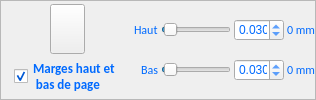
    <widget class="QFrame" name="frameFooterHeaderMargins">
     <property name="enabled">
      <bool>true</bool>
     </property>
     <property name="sizePolicy">
      <sizepolicy hsizetype="Minimum" vsizetype="Preferred">
       <horstretch>0</horstretch>
       <verstretch>0</verstretch>
      </sizepolicy>
     </property>
     <property name="minimumSize">
      <size>
       <width>0</width>
       <height>100</height>
      </size>
     </property>
     <property name="styleSheet">
      <string notr="true"/>
     </property>
     <property name="frameShape">
      <enum>QFrame::StyledPanel</enum>
     </property>
     <property name="frameShadow">
      <enum>QFrame::Raised</enum>
     </property>
     <layout class="QGridLayout" name="gridLayout_29">
      <property name="leftMargin">
       <number>0</number>
      </property>
      <property name="topMargin">
       <number>3</number>
      </property>
      <property name="rightMargin">
       <number>0</number>
      </property>
      <property name="bottomMargin">
       <number>3</number>
      </property>
      <property name="spacing">
       <number>3</number>
      </property>
      <item row="1" column="1" rowspan="2">
       <widget class="QFrame" name="frameFooterHeaderMargins_sub2">
        <property name="minimumSize">
         <size>
          <width>0</width>
          <height>0</height>
         </size>
        </property>
        <property name="styleSheet">
         <string notr="true">.QFrame{
    border: 0px solid gray;
    border-radius: 0px;
}</string>
        </property>
        <property name="frameShape">
         <enum>QFrame::StyledPanel</enum>
        </property>
        <property name="frameShadow">
         <enum>QFrame::Raised</enum>
        </property>
        <layout class="QGridLayout" name="gridLayout_30">
         <property name="leftMargin">
          <number>0</number>
         </property>
         <property name="topMargin">
          <number>0</number>
         </property>
         <property name="rightMargin">
          <number>0</number>
         </property>
         <property name="bottomMargin">
          <number>0</number>
         </property>
         <property name="spacing">
          <number>3</number>
         </property>
         <item row="1" column="2">
          <widget class="QDoubleSpinBox" name="dsbFooterMargin">
           <property name="maximumSize">
            <size>
             <width>50</width>
             <height>16777215</height>
            </size>
           </property>
           <property name="toolTip">
            <string>Ratio de la marge intérieure verticale</string>
           </property>
           <property name="styleSheet">
            <string notr="true">

QWidget {
  
	color : rgb(0,106,255);
     font:  bold 10 ptCalibri;


 }


QWidget:!enabled {
  
	color : rgb(150,150,150);

     font:  bold 10 ptCalibri;
 }
</string>
           </property>
           <property name="decimals">
            <number>3</number>
           </property>
           <property name="maximum">
            <double>1.000000000000000</double>
           </property>
           <property name="singleStep">
            <double>0.003000000000000</double>
           </property>
           <property name="value">
            <double>0.030000000000000</double>
           </property>
          </widget>
         </item>
         <item row="0" column="0" alignment="Qt::AlignRight">
          <widget class="QLabel" name="laHeader">
           <property name="minimumSize">
            <size>
             <width>0</width>
             <height>0</height>
            </size>
           </property>
           <property name="styleSheet">
            <string notr="true">

QWidget {
  
	color : rgb(0,106,255);
     font:  9pt Calibri;


 }


QWidget:!enabled {
  
	color : rgb(150,150,150);
     font:  9pt Calibri;
 }
QWidget {
  
	color : rgb(0,106,255);
    font:  9pt Calibri;

 }


</string>
           </property>
           <property name="text">
            <string>Haut</string>
           </property>
          </widget>
         </item>
         <item row="0" column="2">
          <widget class="QDoubleSpinBox" name="dsbHeaderMargin">
           <property name="maximumSize">
            <size>
             <width>50</width>
             <height>16777215</height>
            </size>
           </property>
           <property name="toolTip">
            <string>Ratio de la marge intérieure horizontale</string>
           </property>
           <property name="styleSheet">
            <string notr="true">

QWidget {
  
	color : rgb(0,106,255);
     font:  bold 10 ptCalibri;


 }


QWidget:!enabled {
  
	color : rgb(150,150,150);

     font:  bold 10 ptCalibri;
 }
</string>
           </property>
           <property name="decimals">
            <number>3</number>
           </property>
           <property name="maximum">
            <double>1.000000000000000</double>
           </property>
           <property name="singleStep">
            <double>0.003000000000000</double>
           </property>
           <property name="value">
            <double>0.030000000000000</double>
           </property>
          </widget>
         </item>
         <item row="1" column="1">
          <widget class="QSlider" name="hsFooterMargin">
           <property name="minimumSize">
            <size>
             <width>0</width>
             <height>0</height>
            </size>
           </property>
           <property name="maximumSize">
            <size>
             <width>70</width>
             <height>16777215</height>
            </size>
           </property>
           <property name="toolTip">
            <string>Ratio de la marge intérieure verticale</string>
           </property>
           <property name="maximum">
            <number>10000</number>
           </property>
           <property name="value">
            <number>300</number>
           </property>
           <property name="orientation">
            <enum>Qt::Horizontal</enum>
           </property>
          </widget>
         </item>
         <item row="0" column="1">
          <widget class="QSlider" name="hsHeaderMargin">
           <property name="minimumSize">
            <size>
             <width>0</width>
             <height>0</height>
            </size>
           </property>
           <property name="maximumSize">
            <size>
             <width>70</width>
             <height>16777215</height>
            </size>
           </property>
           <property name="toolTip">
            <string>Ratio de la marge intérieure horizontale</string>
           </property>
           <property name="maximum">
            <number>10000</number>
           </property>
           <property name="value">
            <number>300</number>
           </property>
           <property name="sliderPosition">
            <number>300</number>
           </property>
           <property name="orientation">
            <enum>Qt::Horizontal</enum>
           </property>
          </widget>
         </item>
         <item row="0" column="3">
          <widget class="QLabel" name="laHeaderMM">
           <property name="maximumSize">
            <size>
             <width>60</width>
             <height>16777215</height>
            </size>
           </property>
           <property name="styleSheet">
            <string notr="true">

QWidget {
  
	color : rgb(0,106,255);
     font:  9pt Calibri;


 }


QWidget:!enabled {
  
	color : rgb(150,150,150);
     font:  9pt Calibri;
 }
QWidget {
  
	color : rgb(0,106,255);
    font:  9pt Calibri;

 }


</string>
           </property>
           <property name="text">
            <string>0 mm</string>
           </property>
          </widget>
         </item>
         <item row="1" column="3">
          <widget class="QLabel" name="laFooterMM">
           <property name="maximumSize">
            <size>
             <width>60</width>
             <height>16777215</height>
            </size>
           </property>
           <property name="styleSheet">
            <string notr="true">

QWidget {
  
	color : rgb(0,106,255);
     font:  9pt Calibri;


 }


QWidget:!enabled {
  
	color : rgb(150,150,150);
     font:  9pt Calibri;
 }
QWidget {
  
	color : rgb(0,106,255);
    font:  9pt Calibri;

 }


</string>
           </property>
           <property name="text">
            <string>0 mm</string>
           </property>
          </widget>
         </item>
         <item row="1" column="0" alignment="Qt::AlignRight">
          <widget class="QLabel" name="laFooter">
           <property name="styleSheet">
            <string notr="true">

QWidget {
  
	color : rgb(0,106,255);
     font:  9pt Calibri;


 }


QWidget:!enabled {
  
	color : rgb(150,150,150);
     font:  9pt Calibri;
 }
QWidget {
  
	color : rgb(0,106,255);
    font:  9pt Calibri;

 }


</string>
           </property>
           <property name="text">
            <string>Bas</string>
           </property>
          </widget>
         </item>
        </layout>
       </widget>
      </item>
      <item row="1" column="0" rowspan="2">
       <widget class="QFrame" name="frameFooterHeaderMargins_sub1">
        <property name="minimumSize">
         <size>
          <width>130</width>
          <height>0</height>
         </size>
        </property>
        <property name="styleSheet">
         <string notr="true">.QFrame{
    border: 0px solid gray;
    border-radius: 0px;
}</string>
        </property>
        <property name="frameShape">
         <enum>QFrame::StyledPanel</enum>
        </property>
        <property name="frameShadow">
         <enum>QFrame::Raised</enum>
        </property>
        <layout class="QVBoxLayout" name="verticalLayout_26">
         <property name="spacing">
          <number>3</number>
         </property>
         <property name="leftMargin">
          <number>3</number>
         </property>
         <property name="topMargin">
          <number>0</number>
         </property>
         <property name="rightMargin">
          <number>0</number>
         </property>
         <property name="bottomMargin">
          <number>0</number>
         </property>
         <item alignment="Qt::AlignHCenter">
          <widget class="QPushButton" name="pbFooterHeadeMargins">
           <property name="minimumSize">
            <size>
             <width>35</width>
             <height>50</height>
            </size>
           </property>
           <property name="maximumSize">
            <size>
             <width>35</width>
             <height>50</height>
            </size>
           </property>
           <property name="text">
            <string/>
           </property>
           <property name="icon">
            <iconset resource="../resources.qrc">
             <normaloff>:/images/margins/footer_header_margins</normaloff>:/images/margins/footer_header_margins</iconset>
           </property>
           <property name="iconSize">
            <size>
             <width>35</width>
             <height>50</height>
            </size>
           </property>
          </widget>
         </item>
         <item alignment="Qt::AlignHCenter">
          <widget class="QCheckBox" name="cbAddFooterHeaderMargins">
           <property name="minimumSize">
            <size>
             <width>0</width>
             <height>0</height>
            </size>
           </property>
           <property name="maximumSize">
            <size>
             <width>16777215</width>
             <height>16777215</height>
            </size>
           </property>
           <property name="toolTip">
            <string>Activation des marges intérieures</string>
           </property>
           <property name="styleSheet">
            <string notr="true">QWidget {
  
	color : rgb(0,106,255);
    font:  bold 10pt Calibri;


 }


QWidget:!enabled {
  
	color : rgb(150,150,150);
    font:  bold 10pt Calibri;
 }
</string>
           </property>
           <property name="text">
            <string>Marges haut et
 bas de page</string>
           </property>
           <property name="checked">
            <bool>true</bool>
           </property>
          </widget>
         </item>
        </layout>
       </widget>
      </item>
     </layout>
    </widget>
